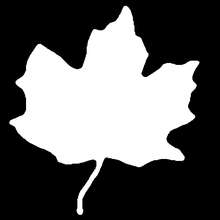
%> input picture image1/mapleLeaf.tif, 220 x 220 px, shrunk from 566 x 566 before the run
$ octave newSkel.m   (GNU Octave 9; MATLAB toolbox functions it lacks are replaced by stand-ins)
%> lines starting %> are read from the running program, lines starting %| are printed output that depends on the picture; in (x1, y1, x2, y2) boxes, pixels count from 0 and x2, y2 are one past the last pixel; in counts of white or black regions, pixels touching at a corner belong together; the program's own positions count from 1
clear all
close all

%
% f = imread('C:\Users\rbhar\Documents\university\year 5\image processing\lab 5\github\ImageProcessingAssessment1\image1\legBone.tif');
f = imread('C:\Users\rbhar\Documents\university\year 5\image processing\lab 5\github\ImageProcessingAssessment1\image1\mapleLeaf.tif');
%> f is the input picture: size 220x220 uint8; min 0, max 255, mean 97.5
% [6 lines of commented-out code are left out]


figure, imshow(f);
% pause;
% %
f = im2double(f);
%> f: size 220x220 double
h = fspecial('gaussian',25,15);
g = imfilter(f,h,'replicate');
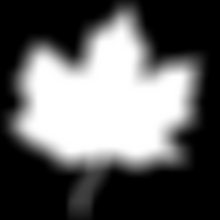
%> g: size 220x220 double; min 0, max 1, mean 0.382; mean of the top-left, top-right, bottom-left and bottom-right quarters 0.433, 0.427, 0.369, 0.299
figure, imshow(g);

%
g = im2bw(g,1.7*graythresh(g));
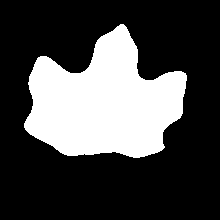
%> g: size 220x220 logical; 28.4% white; 1 white region, box (x1, y1, x2, y2) and area: (24, 24, 187, 158) 13739
figure, imshow(g);


%
% s = bwmorph(g,'skel',Inf);
% figure, imshow(s);
% pause;
% %
% s1 = bwmorph(s,'spur',25);
% figure, imshow(s1);


%%

[rows cols] = find(g~=0); %change to g for chromosome
%> rows = 13739 values from 25 to 158; cols = 13739 values from 25 to 187

contour = bwtraceboundary(g, [rows(1), cols(1)], 'N');%change to g for chromosome
%> contour = 491 rows, first 12: [124 25; 123 26; 122 26; 121 27; 120 27; 119 28; 118 28; 117 29; 116 30; 115 30; 114 31; 113 32]

% Subsample the boundary points so we have exactly 128, and put them into a
% complex number format (x + jy)
sampleFactor = length(contour)/128;
%> sampleFactor = 3.84
dist = 1;
for i=1:128
    c(i) = contour(round(dist),2) + j*contour(round(dist),1);
    dist = dist + sampleFactor;
end
%> this loop made 128 passes
%> dist on passes 1 to 12: 4.84, 8.67, 12.51, 16.34, 20.18, 24.02, 27.85, 31.69, 35.52, 39.36, 43.2, 47.03
%> after the loop, dist = 492

C = fft(c);
% Chop out some of the smaller coefficients (less than umax)
umax = 8;
%umax = 8;
Capprox = C;
for u=1:128
    if u > umax & u < 128-umax
        Capprox(u) = 0;
    end
end

% Take inverse fft
cApprox = ifft(Capprox);

% Show original boundary and approximated boundary
figure, imshow(imcomplement(bwperim(g)));
%> after `imshow(imcomplement(bwperim(g)))`:
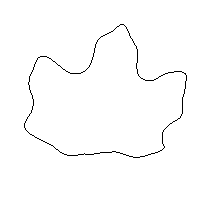
%> displayed picture: size 220x220 logical; 99% white; black in thin lines or dots, all inside (x1, y1, x2, y2) = (24, 24, 187, 158)
hold on, plot(cApprox,'r');
%%
%
% s = bwmorph(g,'skel',Inf);
% figure, imshow(s);
% pause;
% %
% s1 = bwmorph(s,'spur',25);
% figure, imshow(s1);

% f=g;

fSize=size(f);
%> fSize = [220 220]


newF=zeros(fSize(1)+2,fSize(2)+2);
newF(2:fSize(1)+1,2:fSize(2)+1)=f;

%amount of times algo applied to image
%> (the run ends here)
